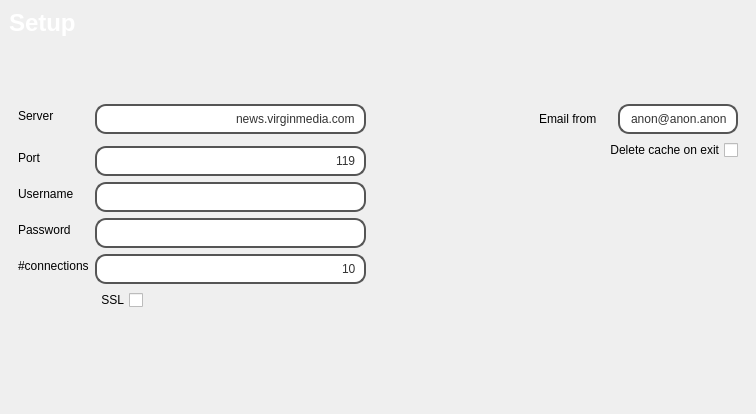
<?xml version="1.0" encoding="UTF-8"?>
<ui version="4.0">
 <class>PrefsWidget</class>
 <widget class="QWidget" name="PrefsWidget">
  <property name="geometry">
   <rect>
    <x>0</x>
    <y>0</y>
    <width>756</width>
    <height>414</height>
   </rect>
  </property>
  <property name="sizePolicy">
   <sizepolicy hsizetype="Preferred" vsizetype="Preferred">
    <horstretch>0</horstretch>
    <verstretch>0</verstretch>
   </sizepolicy>
  </property>
  <property name="windowTitle">
   <string>Form</string>
  </property>
  <property name="layoutDirection">
   <enum>Qt::RightToLeft</enum>
  </property>
  <property name="styleSheet">
   <string notr="true">#PrefsWidget {
background: qlineargradient(x1: 0, y1: 0, x2: 0, y2: 1,
stop: 0 #a6a6a6, stop: 0.08 #7f7f7f,
stop: 0.39999 #717171, stop: 0.4 #626262,
stop: 0.9 #4c4c4c, stop: 1 #333333);
border: none
}

#PrefsWidget QLineEdit {
color: #333;
border: 2px solid #555;
border-radius: 11px;
padding: 5px;
background: white;
min-width: 80px;
}</string>
  </property>
  <layout class="QVBoxLayout" name="verticalLayout">
   <property name="sizeConstraint">
    <enum>QLayout::SetMinimumSize</enum>
   </property>
   <property name="margin">
    <number>0</number>
   </property>
   <item alignment="Qt::AlignTop">
    <widget class="QWidget" name="widget" native="true">
     <property name="sizePolicy">
      <sizepolicy hsizetype="Expanding" vsizetype="Minimum">
       <horstretch>0</horstretch>
       <verstretch>0</verstretch>
      </sizepolicy>
     </property>
     <property name="minimumSize">
      <size>
       <width>50</width>
       <height>30</height>
      </size>
     </property>
     <property name="styleSheet">
      <string notr="true">background-image: url(:icons/backgrounds/291.jpg);

</string>
     </property>
     <layout class="QHBoxLayout" name="horizontalLayout_2">
      <item>
       <widget class="QLabel" name="label_7">
        <property name="font">
         <font>
          <pointsize>18</pointsize>
          <weight>75</weight>
          <bold>true</bold>
         </font>
        </property>
        <property name="styleSheet">
         <string notr="true">color: white;</string>
        </property>
        <property name="text">
         <string>Setup</string>
        </property>
       </widget>
      </item>
     </layout>
    </widget>
   </item>
   <item>
    <widget class="QWidget" name="widget_2" native="true">
     <property name="sizePolicy">
      <sizepolicy hsizetype="Expanding" vsizetype="Maximum">
       <horstretch>0</horstretch>
       <verstretch>0</verstretch>
      </sizepolicy>
     </property>
     <layout class="QHBoxLayout" name="horizontalLayout">
      <item>
       <widget class="QWidget" name="widget_6" native="true">
        <property name="sizePolicy">
         <sizepolicy hsizetype="Expanding" vsizetype="Preferred">
          <horstretch>0</horstretch>
          <verstretch>0</verstretch>
         </sizepolicy>
        </property>
        <layout class="QFormLayout" name="formLayout">
         <property name="fieldGrowthPolicy">
          <enum>QFormLayout::FieldsStayAtSizeHint</enum>
         </property>
         <item row="2" column="0">
          <widget class="QCheckBox" name="deleteOnExitCheck">
           <property name="text">
            <string>Delete cache on exit</string>
           </property>
          </widget>
         </item>
         <item row="0" column="0">
          <widget class="QLineEdit" name="emailEdit">
           <property name="sizePolicy">
            <sizepolicy hsizetype="Expanding" vsizetype="Fixed">
             <horstretch>0</horstretch>
             <verstretch>0</verstretch>
            </sizepolicy>
           </property>
           <property name="minimumSize">
            <size>
             <width>94</width>
             <height>0</height>
            </size>
           </property>
           <property name="maximumSize">
            <size>
             <width>400</width>
             <height>16777215</height>
            </size>
           </property>
           <property name="baseSize">
            <size>
             <width>200</width>
             <height>0</height>
            </size>
           </property>
           <property name="text">
            <string>anon@anon.anon</string>
           </property>
           <property name="alignment">
            <set>Qt::AlignRight|Qt::AlignTrailing|Qt::AlignVCenter</set>
           </property>
          </widget>
         </item>
         <item row="0" column="1">
          <widget class="QLabel" name="label_13">
           <property name="text">
            <string>Email from</string>
           </property>
          </widget>
         </item>
        </layout>
       </widget>
      </item>
      <item>
       <widget class="QWidget" name="widget_3" native="true">
        <property name="sizePolicy">
         <sizepolicy hsizetype="Expanding" vsizetype="Preferred">
          <horstretch>0</horstretch>
          <verstretch>0</verstretch>
         </sizepolicy>
        </property>
        <property name="layoutDirection">
         <enum>Qt::LeftToRight</enum>
        </property>
        <layout class="QFormLayout" name="formLayout_3">
         <property name="fieldGrowthPolicy">
          <enum>QFormLayout::ExpandingFieldsGrow</enum>
         </property>
         <item row="0" column="1">
          <widget class="QLineEdit" name="serverEdit">
           <property name="sizePolicy">
            <sizepolicy hsizetype="Expanding" vsizetype="Fixed">
             <horstretch>0</horstretch>
             <verstretch>0</verstretch>
            </sizepolicy>
           </property>
           <property name="minimumSize">
            <size>
             <width>94</width>
             <height>0</height>
            </size>
           </property>
           <property name="baseSize">
            <size>
             <width>200</width>
             <height>0</height>
            </size>
           </property>
           <property name="text">
            <string>news.virginmedia.com</string>
           </property>
           <property name="alignment">
            <set>Qt::AlignRight|Qt::AlignTrailing|Qt::AlignVCenter</set>
           </property>
          </widget>
         </item>
         <item row="1" column="1">
          <widget class="QWidget" name="widget_5" native="true"/>
         </item>
         <item row="2" column="0">
          <widget class="QLabel" name="label_9">
           <property name="sizePolicy">
            <sizepolicy hsizetype="Minimum" vsizetype="Preferred">
             <horstretch>0</horstretch>
             <verstretch>0</verstretch>
            </sizepolicy>
           </property>
           <property name="text">
            <string>Port</string>
           </property>
          </widget>
         </item>
         <item row="2" column="1">
          <widget class="QLineEdit" name="portEdit">
           <property name="sizePolicy">
            <sizepolicy hsizetype="Expanding" vsizetype="Fixed">
             <horstretch>0</horstretch>
             <verstretch>0</verstretch>
            </sizepolicy>
           </property>
           <property name="minimumSize">
            <size>
             <width>94</width>
             <height>0</height>
            </size>
           </property>
           <property name="baseSize">
            <size>
             <width>200</width>
             <height>0</height>
            </size>
           </property>
           <property name="text">
            <string>119</string>
           </property>
           <property name="alignment">
            <set>Qt::AlignRight|Qt::AlignTrailing|Qt::AlignVCenter</set>
           </property>
          </widget>
         </item>
         <item row="3" column="0">
          <widget class="QLabel" name="label_10">
           <property name="sizePolicy">
            <sizepolicy hsizetype="Minimum" vsizetype="Preferred">
             <horstretch>0</horstretch>
             <verstretch>0</verstretch>
            </sizepolicy>
           </property>
           <property name="text">
            <string>Username</string>
           </property>
          </widget>
         </item>
         <item row="3" column="1">
          <widget class="QLineEdit" name="usernameEdit">
           <property name="sizePolicy">
            <sizepolicy hsizetype="Expanding" vsizetype="Fixed">
             <horstretch>0</horstretch>
             <verstretch>0</verstretch>
            </sizepolicy>
           </property>
           <property name="minimumSize">
            <size>
             <width>94</width>
             <height>0</height>
            </size>
           </property>
           <property name="baseSize">
            <size>
             <width>200</width>
             <height>0</height>
            </size>
           </property>
           <property name="alignment">
            <set>Qt::AlignRight|Qt::AlignTrailing|Qt::AlignVCenter</set>
           </property>
          </widget>
         </item>
         <item row="4" column="0">
          <widget class="QLabel" name="label_11">
           <property name="sizePolicy">
            <sizepolicy hsizetype="Minimum" vsizetype="Preferred">
             <horstretch>0</horstretch>
             <verstretch>0</verstretch>
            </sizepolicy>
           </property>
           <property name="text">
            <string>Password</string>
           </property>
          </widget>
         </item>
         <item row="4" column="1">
          <widget class="QLineEdit" name="passwordEdit">
           <property name="sizePolicy">
            <sizepolicy hsizetype="Expanding" vsizetype="Fixed">
             <horstretch>0</horstretch>
             <verstretch>0</verstretch>
            </sizepolicy>
           </property>
           <property name="minimumSize">
            <size>
             <width>94</width>
             <height>0</height>
            </size>
           </property>
           <property name="baseSize">
            <size>
             <width>200</width>
             <height>0</height>
            </size>
           </property>
           <property name="inputMethodHints">
            <set>Qt::ImhHiddenText|Qt::ImhNoAutoUppercase|Qt::ImhNoPredictiveText</set>
           </property>
           <property name="echoMode">
            <enum>QLineEdit::Password</enum>
           </property>
           <property name="alignment">
            <set>Qt::AlignRight|Qt::AlignTrailing|Qt::AlignVCenter</set>
           </property>
          </widget>
         </item>
         <item row="5" column="0">
          <widget class="QLabel" name="label_12">
           <property name="sizePolicy">
            <sizepolicy hsizetype="Minimum" vsizetype="Preferred">
             <horstretch>0</horstretch>
             <verstretch>0</verstretch>
            </sizepolicy>
           </property>
           <property name="minimumSize">
            <size>
             <width>0</width>
             <height>0</height>
            </size>
           </property>
           <property name="text">
            <string>#connections</string>
           </property>
          </widget>
         </item>
         <item row="5" column="1">
          <widget class="QLineEdit" name="connectionCountEdit">
           <property name="sizePolicy">
            <sizepolicy hsizetype="Expanding" vsizetype="Fixed">
             <horstretch>0</horstretch>
             <verstretch>0</verstretch>
            </sizepolicy>
           </property>
           <property name="minimumSize">
            <size>
             <width>94</width>
             <height>0</height>
            </size>
           </property>
           <property name="baseSize">
            <size>
             <width>200</width>
             <height>0</height>
            </size>
           </property>
           <property name="layoutDirection">
            <enum>Qt::RightToLeft</enum>
           </property>
           <property name="text">
            <string>10</string>
           </property>
           <property name="alignment">
            <set>Qt::AlignRight|Qt::AlignTrailing|Qt::AlignVCenter</set>
           </property>
          </widget>
         </item>
         <item row="0" column="0">
          <widget class="QLabel" name="label_3">
           <property name="sizePolicy">
            <sizepolicy hsizetype="Minimum" vsizetype="Preferred">
             <horstretch>0</horstretch>
             <verstretch>0</verstretch>
            </sizepolicy>
           </property>
           <property name="text">
            <string>Server</string>
           </property>
          </widget>
         </item>
         <item row="6" column="1">
          <widget class="QCheckBox" name="sslCheck">
           <property name="layoutDirection">
            <enum>Qt::RightToLeft</enum>
           </property>
           <property name="autoFillBackground">
            <bool>false</bool>
           </property>
           <property name="text">
            <string>SSL</string>
           </property>
           <property name="checked">
            <bool>false</bool>
           </property>
          </widget>
         </item>
        </layout>
       </widget>
      </item>
     </layout>
    </widget>
   </item>
   <item alignment="Qt::AlignBottom">
    <widget class="QFrame" name="buttonFrame">
     <property name="sizePolicy">
      <sizepolicy hsizetype="Minimum" vsizetype="Minimum">
       <horstretch>0</horstretch>
       <verstretch>0</verstretch>
      </sizepolicy>
     </property>
     <property name="minimumSize">
      <size>
       <width>0</width>
       <height>38</height>
      </size>
     </property>
     <property name="styleSheet">
      <string notr="true">#buttonFrame {
background-image: url(:icons/backgrounds/291.jpg);
border: none;
padding: 0px;
}

#buttonFrame QPushButton {
color: #333;
border: none;
border-radius: 0px;
padding: 0px;
background: none;
}


#buttonFrame QProgressBar {
color: #222;
border: 2px solid #555;
border-radius: 5px;
padding: 5px;
background: qradialgradient(cx: 0.3, cy: -0.4,
fx: 0.3, fy: -0.4,
radius: 1.35, stop: 0 #fff, stop: 1 #433);
min-width: 80px;
}

#buttonFrame QLCDNumber {
color: #222;
border: 2px solid #555;
border-radius: 5px;
padding: 5px;
background: qradialgradient(cx: 0.3, cy: -0.4,
fx: 0.3, fy: -0.4,
radius: 1.35, stop: 0 #fff, stop: 1 #433);
min-width: 80px;
}


</string>
     </property>
     <property name="frameShape">
      <enum>QFrame::StyledPanel</enum>
     </property>
     <property name="frameShadow">
      <enum>QFrame::Raised</enum>
     </property>
     <layout class="QGridLayout" name="gridLayout_2">
      <property name="leftMargin">
       <number>0</number>
      </property>
      <property name="topMargin">
       <number>13</number>
      </property>
      <property name="rightMargin">
       <number>0</number>
      </property>
      <property name="bottomMargin">
       <number>15</number>
      </property>
      <property name="horizontalSpacing">
       <number>-1</number>
      </property>
      <item row="0" column="1">
       <widget class="QPushButton" name="connectButton">
        <property name="text">
         <string/>
        </property>
        <property name="icon">
         <iconset resource="iconResources.qrc">
          <normaloff>:/icons/icons/hand_pro_icon&amp;48.png</normaloff>:/icons/icons/hand_pro_icon&amp;48.png</iconset>
        </property>
        <property name="iconSize">
         <size>
          <width>32</width>
          <height>32</height>
         </size>
        </property>
       </widget>
      </item>
      <item row="0" column="0">
       <widget class="QPushButton" name="cancelbutton">
        <property name="text">
         <string/>
        </property>
        <property name="icon">
         <iconset resource="iconResources.qrc">
          <normaloff>:/icons/icons/delete_icon&amp;48.png</normaloff>:/icons/icons/delete_icon&amp;48.png</iconset>
        </property>
        <property name="iconSize">
         <size>
          <width>32</width>
          <height>32</height>
         </size>
        </property>
       </widget>
      </item>
     </layout>
    </widget>
   </item>
  </layout>
 </widget>
 <resources>
  <include location="iconResources.qrc"/>
 </resources>
 <connections/>
</ui>
